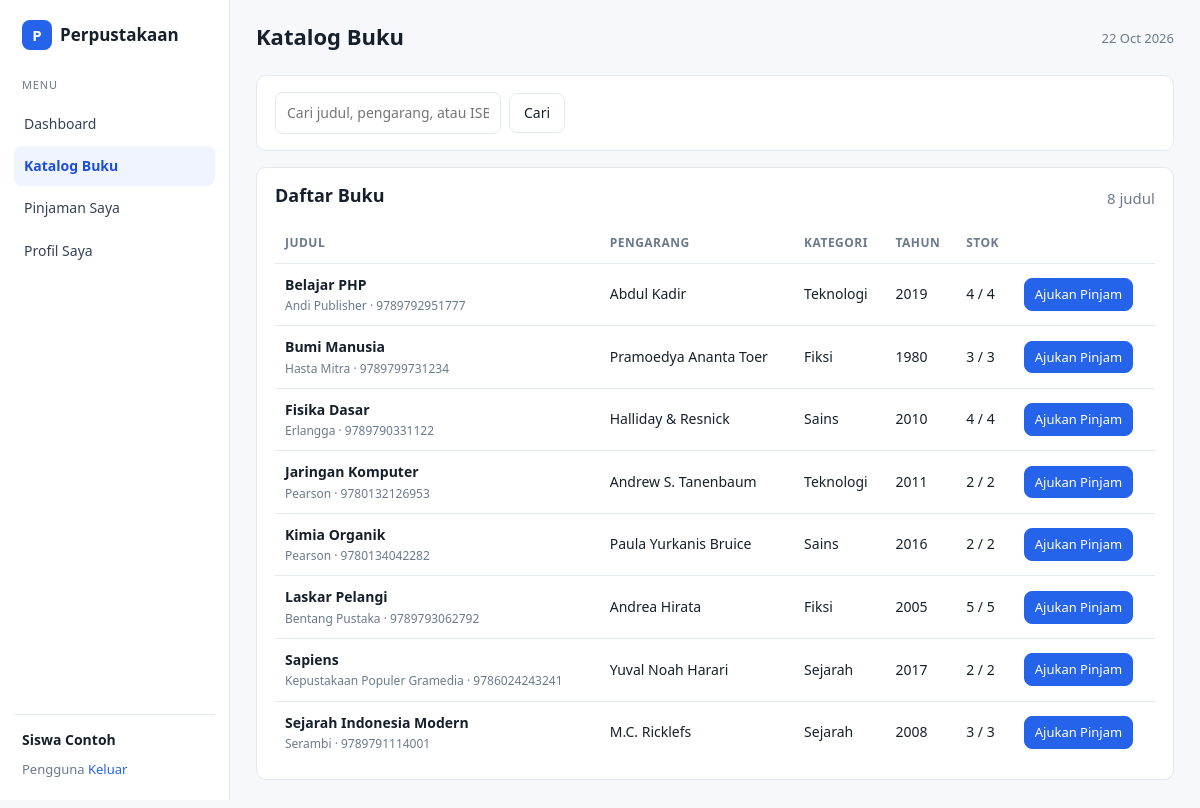
Page /katalog.php (signed in) on the committed database.
### tables this page shows
CREATE TABLE users (
  id INT AUTO_INCREMENT PRIMARY KEY,
  nama VARCHAR(100) NOT NULL,
  username VARCHAR(50) NOT NULL UNIQUE,
  password VARCHAR(100) NOT NULL,
  role ENUM('admin','petugas','operator','pengguna') NOT NULL DEFAULT 'pengguna',
  identitas VARCHAR(30) DEFAULT NULL,
  kelas VARCHAR(30) DEFAULT NULL,
  email VARCHAR(100) DEFAULT NULL,
  no_telp VARCHAR(20) DEFAULT NULL,
  alamat TEXT DEFAULT NULL,
  dibuat TIMESTAMP DEFAULT CURRENT_TIMESTAMP
);

CREATE TABLE buku (
  id INT AUTO_INCREMENT PRIMARY KEY,
  judul VARCHAR(200) NOT NULL,
  pengarang VARCHAR(120) DEFAULT NULL,
  penerbit VARCHAR(120) DEFAULT NULL,
  tahun YEAR DEFAULT NULL,
  isbn VARCHAR(30) DEFAULT NULL,
  kategori_id INT DEFAULT NULL,
  stok_total INT NOT NULL DEFAULT 1,
  stok_tersedia INT NOT NULL DEFAULT 1,
  CONSTRAINT fk_buku_kategori FOREIGN KEY (kategori_id) REFERENCES kategori(id) ON DELETE SET NULL
);

CREATE TABLE kategori (
  id INT AUTO_INCREMENT PRIMARY KEY,
  nama VARCHAR(80) NOT NULL UNIQUE
);

### config/functions.php (called while the page is built, shortened)
<?php
require_once __DIR__ . '/db.php';
function e($s): string
{
    return htmlspecialchars((string) $s, ENT_QUOTES, 'UTF-8');
}
function user(): ?array
{
    global $pdo;
    $st = $pdo->prepare('SELECT * FROM users WHERE id = ?');
    $st->execute([$_SESSION['uid']]);
    return $st->fetch() ?: null;
}
function auth(array $roles = []): array
{
    $u = user();
    return $u;
}

### katalog.php (the view, shortened to what this page needs)
<?php
require __DIR__ . '/config/functions.php';
$u = auth(['pengguna']);
$title = 'Katalog Buku';
$q = trim($_GET['q'] ?? '');
$sql = 'SELECT b.*, k.nama AS kategori FROM buku b LEFT JOIN kategori k ON k.id=b.kategori_id';
$params = [];
$sql .= ' ORDER BY b.judul';
$st = $pdo->prepare($sql);
$st->execute($params);
$buku = $st->fetchAll();
$st = $pdo->prepare("SELECT buku_id FROM peminjaman WHERE user_id=? AND status IN ('menunggu','dipinjam')");
$st->execute([$u['id']]);
$aktif = array_column($st->fetchAll(), 'buku_id');
require __DIR__ . '/includes/header.php';
?>
<div class="card">
    <form class="inline-form" method="get">
        <input name="q" value="<?= e($q) ?>" placeholder="Cari judul, pengarang, atau ISBN">
        <button class="btn" type="submit">Cari</button>
    </form>
</div>
<div class="card">
    <div class="card-head"><h2>Daftar Buku</h2><span class="muted"><?= count($buku) ?> judul</span></div>
    <div class="table-wrap">
        <table>
            <thead><tr><th>Judul</th><th>Pengarang</th><th>Kategori</th><th>Tahun</th><th>Stok</th><th></th></tr></thead>
            <tbody>
            <?php foreach ($buku as $b): ?>
                <tr>
                    <td>
                        <strong><?= e($b['judul']) ?></strong>
                        <div class="muted" style="font-size:12px"><?= e($b['penerbit']) ?><?= $b['isbn'] ? ' &middot; ' . e($b['isbn']) : '' ?></div>
                    </td>
                    <td><?= e($b['pengarang']) ?></td>
                    <td><?= e($b['kategori'] ?? '-') ?></td>
                    <td><?= e($b['tahun']) ?></td>
                    <td><?= (int) $b['stok_tersedia'] ?> / <?= (int) $b['stok_total'] ?></td>
                    <td class="nowrap">
                        <?php if (in_array($b['id'], $aktif, true)): ?>
                            <span class="badge blue">Sudah diajukan</span>
                        <?php elseif ((int) $b['stok_tersedia'] < 1): ?>
                            <span class="badge grey">Habis</span>
                        <?php else: ?>
                            <form method="post" style="display:inline">
                                <button class="btn btn-primary btn-sm" type="submit">Ajukan Pinjam</button>
                            </form>
                        <?php endif; ?>
                    </td>
                </tr>
            <?php endforeach; ?>
            </tbody>
        </table>
    </div>
</div>
<?php require __DIR__ . '/includes/footer.php'; ?>

### includes/header.php (shortened to what this page needs)
<?php
require_once __DIR__ . '/../config/functions.php';
$u = auth();
$current = basename($_SERVER['PHP_SELF']);
$menu = ['dashboard.php' => 'Dashboard'];
if ($u['role'] === 'pengguna') {
    $menu += ['katalog.php' => 'Katalog Buku', 'pinjaman_saya.php' => 'Pinjaman Saya'];
} elseif ($u['role'] === 'petugas') {
    $menu += ['sirkulasi.php' => 'Sirkulasi'];
} elseif ($u['role'] === 'operator') {
    $menu += ['buku.php' => 'Kelola Buku'];
} elseif ($u['role'] === 'admin') {
    $menu += ['users.php' => 'Kelola User', 'buku.php' => 'Kelola Buku', 'laporan.php' => 'Laporan'];
}
$menu['profil.php'] = 'Profil Saya';
?>
<!doctype html>
<html lang="id">
<head>
<link rel="stylesheet" href="assets/style.css">
</head>
<body>
<div class="layout">
    <aside class="sidebar">
        <a class="brand" href="dashboard.php"><span class="brand-mark">P</span> Perpustakaan</a>
        <nav class="nav">
            <span class="nav-label">Menu</span>
            <?php foreach ($menu as $href => $label): ?>
                <a href="<?= e($href) ?>" class="<?= $current === $href ? 'active' : '' ?>"><?= e($label) ?></a>
            <?php endforeach; ?>
        </nav>
        <div class="side-foot">
            <strong><?= e($u['nama']) ?></strong>
            <span class="role"><?= e($u['role']) ?></span>
            <a href="logout.php">Keluar</a>
        </div>
    </aside>
    <main class="main">
        <div class="topbar">
            <h1><?= e($title ?? 'Dashboard') ?></h1>
            <span class="who"><?= e(date('d M Y')) ?></span>
        </div>

### assets/style.css (style rules this page uses)
:root { --bg: #f6f8fb; --surface: #ffffff; --line: #e4e9f0; --text: #16202c; --muted: #6b7a8c; --blue: #2563eb; --blue-dark: #1d4ed8; --blue-soft: #eff4ff; --green: #15803d; --green-soft: #eaf7ef; --gold: #a16207; --gold-soft: #fdf6e3; --red: #b91c1c; --red-soft: #fdeeee; --grey-soft: #eef1f5; --radius: 10px; }
* { box-sizing: border-box; }
body { margin: 0; background: var(--bg); color: var(--text); font: 15px/1.6 system-ui, -apple-system, "Segoe UI", Roboto, Arial, sans-serif; }
a { color: var(--blue); text-decoration: none; }
h1, h2, h3 { line-height: 1.3; margin: 0 0 4px; }
h1 { font-size: 22px; }
h2 { font-size: 18px; }
.layout { display: flex; min-height: 100vh; }
.sidebar { width: 230px; flex: 0 0 230px; background: var(--surface); border-right: 1px solid var(--line); padding: 20px 14px; position: sticky; top: 0; height: 100vh; display: flex; flex-direction: column; gap: 18px; }
.brand { font-weight: 700; font-size: 17px; color: var(--text); padding: 0 8px; display: flex; align-items: center; gap: 8px; }
.brand-mark { width: 30px; height: 30px; border-radius: 8px; background: var(--blue); color: #fff; display: grid; place-items: center; font-size: 15px; }
.nav { display: flex; flex-direction: column; gap: 2px; }
.nav-label { font-size: 11px; text-transform: uppercase; letter-spacing: .08em; color: var(--muted); padding: 8px; }
.nav a { padding: 9px 10px; border-radius: 8px; color: #334155; font-size: 14px; }
.nav a.active { background: var(--blue-soft); color: var(--blue-dark); font-weight: 600; }
.side-foot { margin-top: auto; border-top: 1px solid var(--line); padding: 14px 8px 0; font-size: 13px; color: var(--muted); }
.side-foot strong { display: block; color: var(--text); font-size: 14px; }
.side-foot .role { text-transform: capitalize; }
.side-foot a { display: inline-block; margin-top: 8px; font-size: 13px; }
.main { flex: 1; min-width: 0; padding: 22px 26px 40px; }
.topbar { display: flex; justify-content: space-between; align-items: center; gap: 16px; margin-bottom: 20px; }
.topbar .who { color: var(--muted); font-size: 13px; }
.card { background: var(--surface); border: 1px solid var(--line); border-radius: var(--radius); padding: 16px 18px; }
.card + .card { margin-top: 16px; }
.card-head { display: flex; justify-content: space-between; align-items: center; gap: 12px; margin-bottom: 12px; }
.table-wrap { overflow-x: auto; }
table { width: 100%; border-collapse: collapse; font-size: 14px; }
th, td { text-align: left; padding: 10px 10px; border-bottom: 1px solid var(--line); vertical-align: middle; }
th { color: var(--muted); font-weight: 600; font-size: 12px; text-transform: uppercase; letter-spacing: .04em; }
tbody tr:last-child td { border-bottom: 0; }
.muted { color: var(--muted); }
.nowrap { white-space: nowrap; }
input, select, textarea { width: 100%; padding: 9px 11px; border: 1px solid var(--line); border-radius: 8px; background: #fff; color: var(--text); font: inherit; font-size: 14px; }
.inline-form { display: flex; gap: 8px; align-items: center; flex-wrap: wrap; }
.inline-form input, .inline-form select { width: auto; min-width: 160px; }
.btn { display: inline-block; padding: 8px 14px; border: 1px solid var(--line); border-radius: 8px; background: #fff; color: var(--text); font: inherit; font-size: 14px; cursor: pointer; white-space: nowrap; }
.btn-primary { background: var(--blue); border-color: var(--blue); color: #fff; }
.btn-sm { padding: 5px 10px; font-size: 13px; }

### rows in the picture
users: nama "Siswa Contoh", role "Pengguna"
buku: judul "Belajar PHP", penerbit "Andi Publisher", isbn "9789792951777", pengarang "Abdul Kadir", kategori.nama "Teknologi", tahun "2019", stok_tersedia "4", stok_total "4"
buku: judul "Bumi Manusia", penerbit "Hasta Mitra", isbn "9789799731234", pengarang "Pramoedya Ananta Toer", kategori.nama "Fiksi", tahun "1980", stok_tersedia "3", stok_total "3"
buku: judul "Fisika Dasar", penerbit "Erlangga", isbn "9789790331122", pengarang "Halliday & Resnick", kategori.nama "Sains", tahun "2010", stok_tersedia "4", stok_total "4"
buku: judul "Jaringan Komputer", penerbit "Pearson", isbn "9780132126953", pengarang "Andrew S. Tanenbaum", kategori.nama "Teknologi", tahun "2011", stok_tersedia "2", stok_total "2"
buku: judul "Kimia Organik", penerbit "Pearson", isbn "9780134042282", pengarang "Paula Yurkanis Bruice", kategori.nama "Sains", tahun "2016", stok_tersedia "2", stok_total "2"
buku: judul "Laskar Pelangi", penerbit "Bentang Pustaka", isbn "9789793062792", pengarang "Andrea Hirata", kategori.nama "Fiksi", tahun "2005", stok_tersedia "5", stok_total "5"
buku: judul "Sapiens", penerbit "Kepustakaan Populer Gramedia", isbn "9786024243241", pengarang "Yuval Noah Harari", kategori.nama "Sejarah", tahun "2017", stok_tersedia "2", stok_total "2"
buku: judul "Sejarah Indonesia Modern", penerbit "Serambi", isbn "9789791114001", pengarang "M.C. Ricklefs", kategori.nama "Sejarah", tahun "2008", stok_tersedia "3", stok_total "3"

### other values in the picture
$label "Dashboard"
$label "Katalog Buku"
$label "Pinjaman Saya"
$label "Profil Saya"
$title "Katalog Buku"
count($buku) "8"
